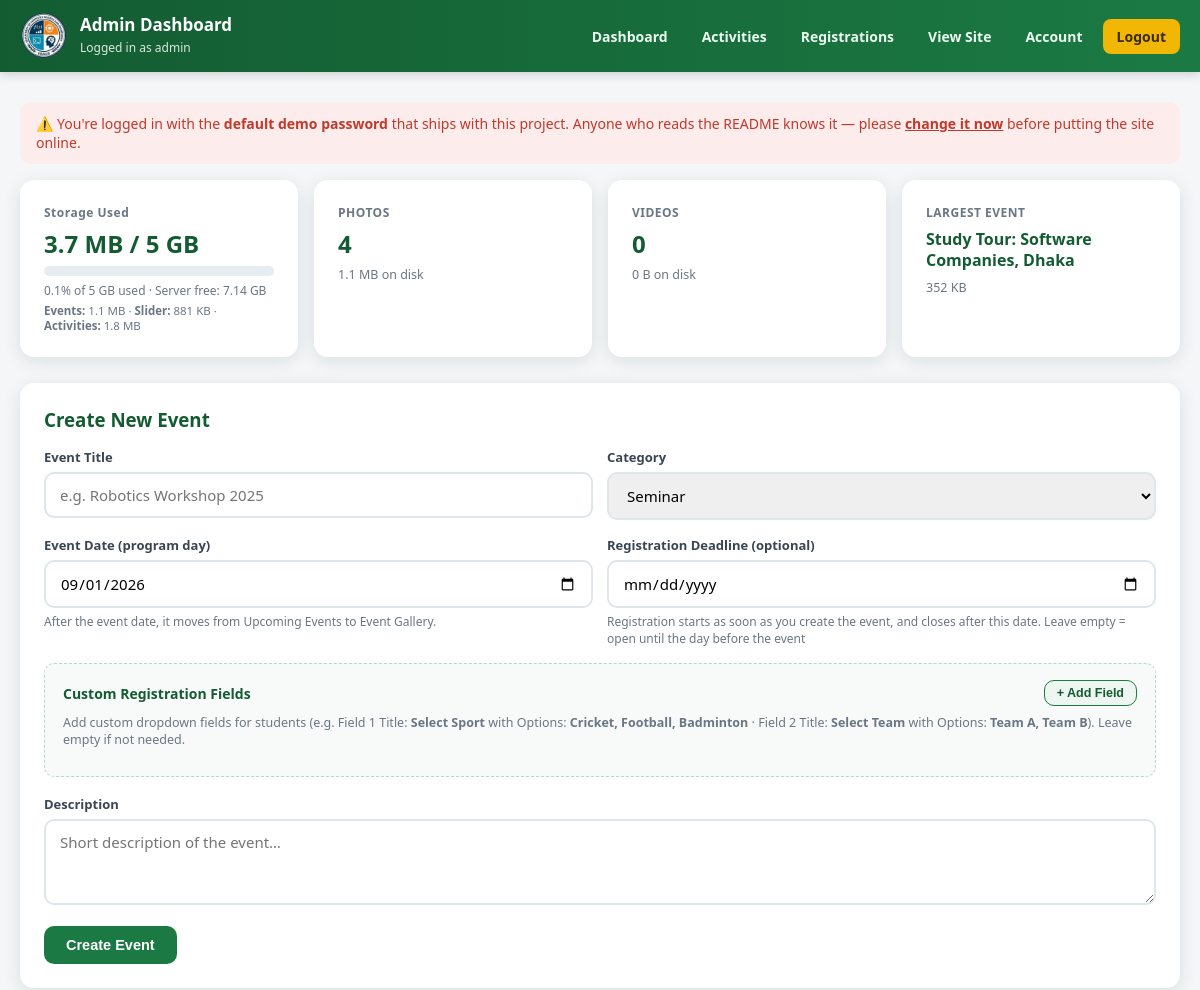
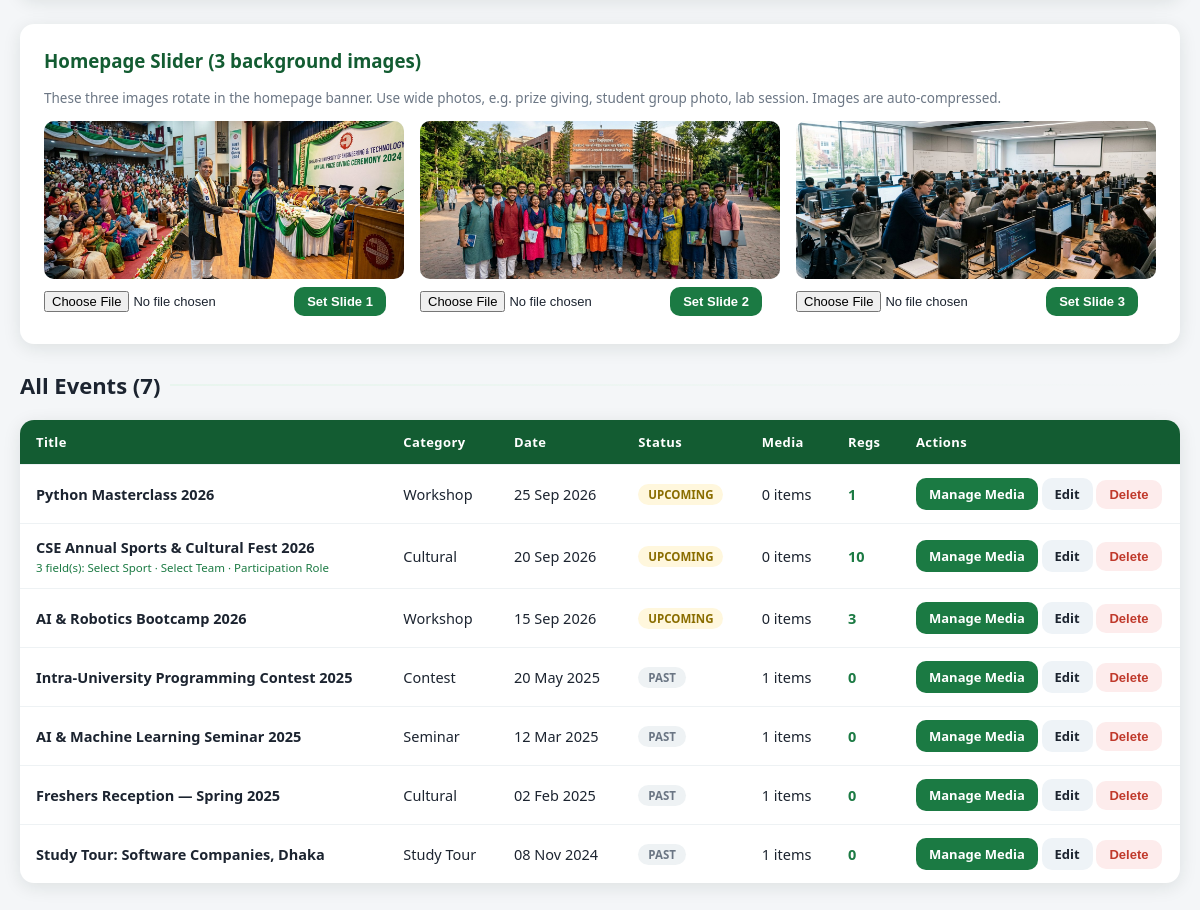
Page /admin/dashboard.php (signed in) on the committed database (2 pictures, top to bottom).
### tables this page shows
CREATE TABLE events (
  id INTEGER PRIMARY KEY AUTOINCREMENT,
  title TEXT NOT NULL,
  category TEXT NOT NULL DEFAULT 'Other',
  event_date TEXT NOT NULL,
  description TEXT,
  created_at TEXT
, reg_deadline TEXT NULL, custom_roles TEXT NULL);

### includes/functions.php (called while the page is built, shortened)
<?php
function e($str) {
    return htmlspecialchars((string)$str, ENT_QUOTES, 'UTF-8');
}
    ?>
<?php
function get_event_custom_fields($event): array {
    $raw = $event['custom_roles'] ?? '';
    if (empty($raw)) return [];
    $decoded = json_decode($raw, true);
    if (is_array($decoded) && !empty($decoded)) {
        $valid = [];
        foreach ($decoded as $item) {
            if (!empty($item['label']) && !empty($item['options']) && is_array($item['options'])) {
                $valid[] = [
                    'label' => trim($item['label']),
                    'options' => array_values(array_filter(array_map('trim', $item['options'])))
                ];
            }
        }
        if ($valid) return $valid;
    }
    return [];
}

### admin/dashboard.php (the view, shortened to what this page needs)
<?php
require __DIR__ . '/../includes/config.php';
require __DIR__ . '/../includes/functions.php';
$pwCheck = $pdo->prepare("SELECT password FROM admins WHERE id = ?");
$pwCheck->execute([$_SESSION['admin_id']]);
$usingDemoPassword = password_verify('ebaub123', (string)$pwCheck->fetchColumn());
$editing = null;
$events = $pdo->query("
    SELECT e.*, (SELECT COUNT(*) FROM media m WHERE m.event_id=e.id) AS media_count,
           (SELECT COUNT(*) FROM registrations r WHERE r.event_id=e.id) AS reg_count
    FROM events e ORDER BY e.event_date DESC")->fetchAll();
function fmt_bytes($b) {
    if ($b >= 1073741824) return round($b / 1073741824, 2) . ' GB';
    if ($b >= 1048576)    return round($b / 1048576, 1) . ' MB';
    if ($b >= 1024)       return round($b / 1024) . ' KB';
    return (int)$b . ' B';
}
$storageLimitGB = 5;
$stats = null;
if (!is_array($stats) || !isset($stats['total']) || !isset($stats['f_act'])) {
    $base = realpath(__DIR__ . '/..');
    $totalBytes = 0;
    $byFolder = ['events' => 0, 'hero' => 0, 'activities' => 0, 'other' => 0];
    $up = $base . '/uploads';
    if (is_dir($up)) {
        $it = new RecursiveIteratorIterator(new RecursiveDirectoryIterator($up, FilesystemIterator::SKIP_DOTS));
        foreach ($it as $f) {
            $sz = $f->getSize();
            $totalBytes += $sz;
            $rel = str_replace('\\', '/', substr($f->getPathname(), strlen($up) + 1));
            $top = explode('/', $rel)[0];
            $byFolder[isset($byFolder[$top]) ? $top : 'other'] += $sz;
        }
    }
    $imgB = $vidB = 0; $imgC = $vidC = 0; $perEvent = [];
    foreach ($pdo->query("SELECT m.file_path, m.file_type, e.title FROM media m JOIN events e ON e.id = m.event_id") as $r) {
        $p = $base . '/' . $r['file_path'];
        $sz = is_file($p) ? (int)filesize($p) : 0;
        if ($r['file_type'] === 'video') { $vidB += $sz; $vidC++; } else { $imgB += $sz; $imgC++; }
        $perEvent[$r['title']] = ($perEvent[$r['title']] ?? 0) + $sz;
    }
    arsort($perEvent);
    $stats = [
        'total'     => $totalBytes,
        'img_b'     => $imgB, 'img_c' => $imgC,
        'vid_b'     => $vidB, 'vid_c' => $vidC,
        'top_event' => $perEvent ? array_key_first($perEvent) : null,
        'top_bytes' => $perEvent ? (int)reset($perEvent) : 0,
        'disk_free' => (float)(@disk_free_space($base) ?: 0),
        'f_events'  => $byFolder['events'],
        'f_hero'    => $byFolder['hero'],
        'f_act'     => $byFolder['activities'],
    ];
}
$limitBytes = $storageLimitGB * 1073741824;
$usedPct = min(100, round($stats['total'] / $limitBytes * 100, 1));
?>
<!DOCTYPE html>
<html lang="en">
<head>
<link rel="stylesheet" href="../assets/style.css">
</head>
<body>
<header class="site-header">
  <div class="header-inner">
    <a class="brand" href="dashboard.php">
      <img class="brand-logo-img" src="../assets/cse-logo.png" alt="EBAUB CSE Logo" width="48" height="48" style="width:48px;height:48px">
      <div class="brand-text"><b>Admin Dashboard</b><span>Logged in as <?= e($_SESSION['admin_name']) ?></span></div>
    </a>
    <nav class="nav">
      <a href="dashboard.php">Dashboard</a>
      <a href="activities.php">Activities</a>
      <a href="registrations.php">Registrations</a>
      <a href="../index.php" target="_blank">View Site</a>
      <a href="change-password.php">Account</a>
      <a class="btn-login" href="logout.php">Logout</a>
    </nav>
  </div>
</header>
<main class="container">
  <?php if ($usingDemoPassword): ?>
    <div class="alert alert-error">
      ⚠️ You're logged in with the <b>default demo password</b> that ships with this project.
      Anyone who reads the README knows it — please
      <a href="change-password.php" style="color:inherit;text-decoration:underline;font-weight:700">change it now</a>
      before putting the site online.
    </div>
  <?php endif; ?>
  <div style="display:grid;grid-template-columns:repeat(auto-fit,minmax(210px,1fr));gap:16px;margin-bottom:26px">
    <div class="panel" style="margin-bottom:0">
      <div style="font-size:12px;color:var(--muted);font-weight:700;letter-spacing:.5px">Storage Used</div>
      <div style="font-size:24px;font-weight:800;color:var(--green-dark);margin:6px 0"><?= fmt_bytes($stats['total']) ?> / <?= $storageLimitGB ?> GB</div>
      <div style="background:#e6ecef;border-radius:99px;height:10px;overflow:hidden">
      </div>
      <div style="font-size:12px;color:var(--muted);margin-top:6px"><?= $usedPct ?>% of <?= $storageLimitGB ?> GB used · Server free: <?= fmt_bytes($stats['disk_free']) ?></div>
      <div style="font-size:11.5px;color:var(--muted);margin-top:4px"><b>Events:</b> <?= fmt_bytes($stats['f_events'] ?? 0) ?> · <b>Slider:</b> <?= fmt_bytes($stats['f_hero'] ?? 0) ?> · <b>Activities:</b> <?= fmt_bytes($stats['f_act'] ?? 0) ?></div>
    </div>
    <div class="panel" style="margin-bottom:0">
      <div style="font-size:12px;color:var(--muted);font-weight:700;letter-spacing:.5px">PHOTOS</div>
      <div style="font-size:24px;font-weight:800;color:var(--green-dark);margin:6px 0"><?= (int)$stats['img_c'] ?></div>
      <div style="font-size:12.5px;color:var(--muted)"><?= fmt_bytes($stats['img_b']) ?> on disk</div>
    </div>
    <div class="panel" style="margin-bottom:0">
      <div style="font-size:12px;color:var(--muted);font-weight:700;letter-spacing:.5px">VIDEOS</div>
      <div style="font-size:24px;font-weight:800;color:var(--green-dark);margin:6px 0"><?= (int)$stats['vid_c'] ?></div>
      <div style="font-size:12.5px;color:var(--muted)"><?= fmt_bytes($stats['vid_b']) ?> on disk</div>
    </div>
    <div class="panel" style="margin-bottom:0">
      <div style="font-size:12px;color:var(--muted);font-weight:700;letter-spacing:.5px">LARGEST EVENT</div>
      <div style="font-size:16px;font-weight:800;color:var(--green-dark);margin:8px 0;line-height:1.3"><?= $stats['top_event'] ? e($stats['top_event']) : '—' ?></div>
      <div style="font-size:12.5px;color:var(--muted)"><?= $stats['top_event'] ? fmt_bytes($stats['top_bytes']) : 'no media yet' ?></div>
    </div>
  </div>
  <div class="panel">
    <h3><?= $editing ? 'Edit Event' : 'Create New Event' ?></h3>
    <form method="post">
      <div class="form-row">
        <div class="field">
          <label>Event Title</label>
          <input type="text" name="title" required placeholder="e.g. Robotics Workshop 2025" value="<?= e($editing['title'] ?? '') ?>">
        </div>
        <div class="field">
          <label>Category</label>
          <select name="category">
            <?php foreach (['Seminar','Workshop','Contest','Study Tour','Cultural','Other'] as $c): ?>
              <option <?= ($editing['category'] ?? '') === $c ? 'selected' : '' ?>><?= $c ?></option>
            <?php endforeach; ?>
          </select>
        </div>
      </div>
      <div class="form-row">
        <div class="field">
          <label>Event Date (program day)</label>
          <input type="date" name="event_date" required value="<?= e($editing['event_date'] ?? date('Y-m-d')) ?>">
          <div style="font-size:12px;color:var(--muted);margin-top:5px">After the event date, it moves from Upcoming Events to Event Gallery.</div>
        </div>
        <div class="field">
          <label>Registration Deadline (optional)</label>
          <input type="date" name="reg_deadline" value="<?= e($editing['reg_deadline'] ?? '') ?>">
          <div style="font-size:12px;color:var(--muted);margin-top:5px">Registration starts as soon as you create the event, and closes after this date. Leave empty = open until the day before the event</div>
        </div>
      </div>
      <div style="background:#f8faf9;border:1.5px dashed #b9d7c4;border-radius:10px;padding:16px 18px;margin-bottom:18px">
        <div style="display:flex;justify-content:space-between;align-items:center;margin-bottom:8px">
          <label style="font-weight:700;font-size:14px;color:var(--green-dark);margin:0">Custom Registration Fields</label>
          <button type="button" class="btn" style="padding:5px 12px;font-size:12.5px;background:#eef6f1;color:var(--green-dark);border:1px solid var(--green)" onclick="addCustomField()">+ Add Field</button>
        </div>
        <div style="font-size:12.5px;color:var(--muted);margin-bottom:12px">
          Add custom dropdown fields for students (e.g. Field 1 Title: <b>Select Sport</b> with Options: <b>Cricket, Football, Badminton</b> · Field 2 Title: <b>Select Team</b> with Options: <b>Team A, Team B</b>). Leave empty if not needed.
        </div>
      </div>
      <div class="field">
        <label>Description</label>
        <textarea name="description" rows="3" placeholder="Short description of the event…"><?= e($editing['description'] ?? '') ?></textarea>
      </div>
      <?php if ($editing): ?>
        <button class="btn btn-primary" name="update" value="1">Save Changes</button>
        <a class="btn btn-danger" href="dashboard.php">Cancel</a>
      <?php else: ?>
        <button class="btn btn-primary" name="create" value="1">Create Event</button>
      <?php endif; ?>
    </form>
  </div>
  <div class="panel">
    <h3>Homepage Slider (3 background images)</h3>
    <p style="color:var(--muted);font-size:13.5px;margin-bottom:14px">
      These three images rotate in the homepage banner. Use wide photos, e.g. prize giving,
      student group photo, lab session. Images are auto-compressed.
    </p>
    <div style="display:grid;grid-template-columns:repeat(auto-fit,minmax(230px,1fr));gap:16px">
      <?php for ($n = 1; $n <= 3; $n++):
        $cur = glob(__DIR__ . '/../uploads/hero/slide_' . $n . '.*'); ?>
      <div>
        <div style="aspect-ratio:16/7;background:#eef2f4;border-radius:10px;overflow:hidden;margin-bottom:8px">
          <?php if ($cur): ?>
            <img src="../uploads/hero/<?= e(basename($cur[0])) ?>?v=<?= filemtime($cur[0]) ?>"
                 alt="Slide <?= $n ?>" style="width:100%;height:100%;object-fit:cover" loading="lazy">
          <?php else: ?>
            <div style="display:flex;align-items:center;justify-content:center;height:100%;color:var(--muted);font-size:13px">Empty slot</div>
          <?php endif; ?>
        </div>
        <form method="post" enctype="multipart/form-data">
          <input type="file" name="hero_file" accept=".jpg,.jpeg,.png,.webp" required style="font-size:13px;margin-bottom:8px;max-width:100%">
          <button class="btn btn-primary" style="padding:7px 13px;font-size:13px" name="hero_upload" value="1">Set Slide <?= $n ?></button>
        </form>
      </div>
      <?php endfor; ?>
    </div>
  </div>
  <h2 class="section-title">All Events (<?= count($events) ?>)</h2>
  <table class="admin-table">
    <tr><th>Title</th><th>Category</th><th>Date</th><th>Status</th><th>Media</th><th>Regs</th><th style="width:280px">Actions</th></tr>
    <?php foreach ($events as $ev): ?>
    <tr>
      <td>
        <b><?= e($ev['title']) ?></b>
        <?php
          $evFields = get_event_custom_fields($ev);
          if ($evFields):
        ?>
          <div style="font-size:11.5px;color:var(--green);margin-top:3px">
            <?= count($evFields) ?> field(s): <?= e(implode(' · ', array_column($evFields, 'label'))) ?>
          </div>
        <?php endif; ?>
      </td>
      <td><?= e($ev['category']) ?></td>
      <td><?= date('d M Y', strtotime($ev['event_date'])) ?></td>
      <td>
        <?php if ($ev['event_date'] > date('Y-m-d')): ?>
          <?php if (!empty($ev['reg_deadline']) && date('Y-m-d') > $ev['reg_deadline']): ?>
            <span style="display:inline-block;padding:3px 10px;border-radius:999px;font-size:11.5px;font-weight:800;background:#fdecec;color:#c0392b">REG CLOSED</span>
          <?php else: ?>
            <span style="display:inline-block;padding:3px 10px;border-radius:999px;font-size:11.5px;font-weight:800;background:#fff7dd;color:#8a6d00">UPCOMING</span>
          <?php endif; ?>
        <?php elseif ($ev['event_date'] === date('Y-m-d')): ?>
          <span style="display:inline-block;padding:3px 10px;border-radius:999px;font-size:11.5px;font-weight:800;background:var(--green-light);color:var(--green-dark)">TODAY</span>
        <?php else: ?>
          <span style="display:inline-block;padding:3px 10px;border-radius:999px;font-size:11.5px;font-weight:800;background:#eef2f4;color:var(--muted)">PAST</span>
        <?php endif; ?>
      </td>
      <td><?= $ev['media_count'] ?> items</td>
      <td><a href="registrations.php?event=<?= $ev['id'] ?>" style="font-weight:700;color:var(--green)"><?= $ev['reg_count'] ?></a></td>
      <td>
        <a class="btn btn-primary" style="padding:7px 13px;font-size:13px" href="media.php?event=<?= $ev['id'] ?>">Manage Media</a>
        <a class="btn" style="padding:7px 13px;font-size:13px;background:#eef3f7" href="dashboard.php?edit=<?= $ev['id'] ?>">Edit</a>
        <form method="post" style="display:inline" onsubmit="return confirm('Delete this event AND all its photos/videos?')">
          <button class="btn btn-danger" style="padding:7px 13px;font-size:13px" name="delete" value="1">Delete</button>
        </form>
      </td>
    </tr>
    <?php endforeach; ?>
  </table>
</main>
</body>
</html>

### rows in the picture
events: title "Python Masterclass 2026", category "Workshop", event_date "25 Sep 2026", reg_deadline "UPCOMING", media_count "0", reg_count "1"
events: title "CSE Annual Sports & Cultural Fest 2026", count($evFields) "3", evFields "Select Sport · Select Team · Participation Role", category "Cultural", event_date "20 Sep 2026", reg_deadline "UPCOMING", media_count "0", reg_count "10"
events: title "AI & Robotics Bootcamp 2026", category "Workshop", event_date "15 Sep 2026", reg_deadline "UPCOMING", media_count "0", reg_count "3"
events: title "Intra-University Programming Contest 2025", category "Contest", event_date "20 May 2025", shows "PAST", media_count "1", reg_count "0"
events: title "AI & Machine Learning Seminar 2025", category "Seminar", event_date "12 Mar 2025", shows "PAST", media_count "1", reg_count "0"
events: title "Freshers Reception — Spring 2025", category "Cultural", event_date "02 Feb 2025", shows "PAST", media_count "1", reg_count "0"
events: title "Study Tour: Software Companies, Dhaka", category "Study Tour", event_date "08 Nov 2024", shows "PAST", media_count "1", reg_count "0"

### other values in the picture
$_SESSION['admin_name'] "admin"
fmt_bytes($stats['total']) "3.7 MB"
$storageLimitGB "5"
$usedPct "0.1"
fmt_bytes($stats['disk_free']) "7.14 GB"
fmt_bytes($stats['f_events'] ?? 0) "1.1 MB"
fmt_bytes($stats['f_hero'] ?? 0) "881 KB"
fmt_bytes($stats['f_act'] ?? 0) "1.8 MB"
$stats['img_c'] "4"
fmt_bytes($stats['img_b']) "1.1 MB"
$stats['vid_c'] "0"
fmt_bytes($stats['vid_b']) "0 B"
$stats['top_event'] "Study Tour: Software Companies, Dhaka"
fmt_bytes($stats['top_bytes']) "352 KB"
count($events) "7"
